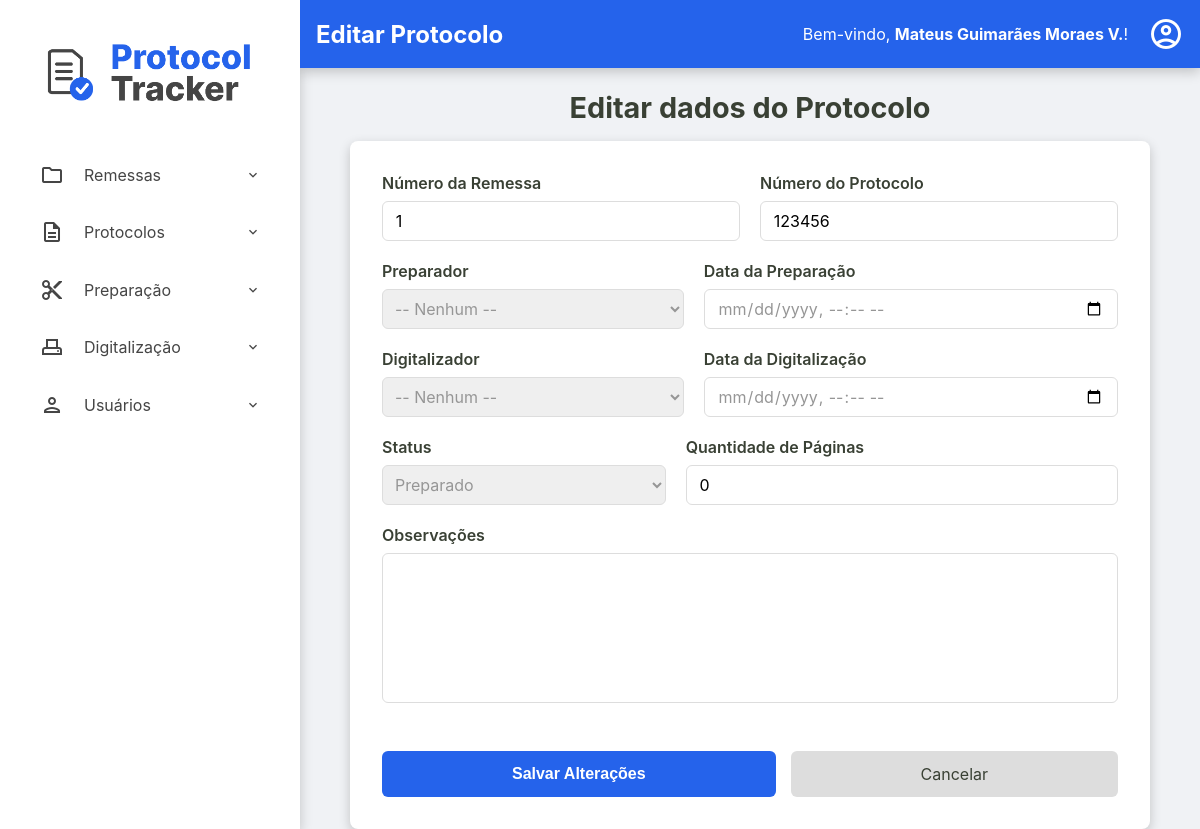
The app's page /admin/remessas/editar-protocolo?id=2adf9658-120d-4e13-8cd3-c9e91c8f26e7 (signed in) with its own data.
### tables this page shows
CREATE TABLE usuarios (
    id INTEGER PRIMARY KEY AUTOINCREMENT,
    nome TEXT NOT NULL,
    email TEXT NOT NULL UNIQUE,
    cpf TEXT NOT NULL UNIQUE,
    hash_senha TEXT NOT NULL,
    permissao TEXT NOT NULL,
    data_criacao TEXT NOT NULL DEFAULT CURRENT_TIMESTAMP,
    status INTEGER NOT NULL DEFAULT 1
  );

CREATE TABLE remessas (
    numero_remessa INTEGER PRIMARY KEY, -- SQLite vai gerenciar o autoincremento aqui
    id TEXT NOT NULL UNIQUE, -- Seu ID de texto continua sendo obrigatório e único
    data_recebimento TEXT NOT NULL,
    data_entrega TEXT NULL,
    status TEXT NOT NULL DEFAULT 'RECEBIDO',
    quantidade_protocolos INTEGER NULL CHECK (quantidade_protocolos >= 0),
    id_administrador INTEGER NOT NULL,
    observacoes TEXT NULL,
    FOREIGN KEY (id_administrador) REFERENCES usuarios (id)
  );

CREATE TABLE protocolos (
    id TEXT PRIMARY KEY,
    id_remessa TEXT NOT NULL,
    numero_protocolo TEXT NOT NULL UNIQUE,
    data_preparacao TEXT NULL,
    id_preparador INTEGER NULL,
    data_digitalizacao TEXT NULL,
    id_digitalizador INTEGER NULL,
    status TEXT NOT NULL DEFAULT 'RECEBIDO',
    quantidade_paginas INTEGER NULL CHECK (quantidade_paginas >= 0),
    observacoes TEXT NULL,
    FOREIGN KEY (id_remessa) REFERENCES remessas (id),
    FOREIGN KEY (id_preparador) REFERENCES usuarios (id),
    FOREIGN KEY (id_digitalizador) REFERENCES usuarios (id)
  );

### src/Controller/Admin/RemessaController.php (called while the page is built, shortened)
<?php
class RemessaController
{
    private ?Usuario $usuario_logado = null;
    public function __construct(
        private RemessaRepository $remessaRepository,
        private RemessaService $remessaService,
        private ProtocoloRepository $protocoloRepository,
        private ProtocoloService $protocoloService,
        private UsuarioRepository $usuarioRepository,
        private DashboardService $dashboardService,
        private UsuarioService $usuarioService
    ) {
        $id_usuario = $_SESSION['usuario_logado_id'] ?? null;
        if ($id_usuario) {
            $this->usuario_logado = $this->usuarioRepository->findById($id_usuario);
        }
    }
    public function exibirEditarProtocolo()
    {
        try {
            $id_protocolo = $_GET['id'] ?? null;
            $protocolo = $this->protocoloRepository->findById($id_protocolo);
            $id_remessa = $protocolo->getIdRemessa();
            $remessa = $this->remessaRepository->findById($id_remessa);
            $titulo_da_pagina = "Editar Protocolo";
            $usuario_logado = $this->usuario_logado;
            require __DIR__ . '/../../../templates/admin/editar-protocolo.php';
        } catch (Exception $e) {
            $this->home($e->getMessage());
        }
    }
}

### src/Repository/UsuarioRepository.php (called while the page is built, shortened)
<?php
class UsuarioRepository implements UsuarioRepositoryInterface
{
    private PDO $connection;
    public function __construct(PDO $connection)
    {
        $this->connection = $connection;
    }
    public function findById(int $id): ?Usuario
    {
        $sqlQuery = "SELECT * FROM usuarios WHERE id = :id;";
        $stmt = $this->connection->prepare($sqlQuery);
        $stmt->bindValue(':id', $id);
        $stmt->execute();
        $dadosUsuario = $stmt->fetch();
        return Usuario::fromArray($dadosUsuario);
    }
}

### src/Model/Usuario.php (called while the page is built, shortened)
<?php
class Usuario {
    public function getNome(): string { return $this->nome; }
    public static function fromArray(array $array): self
    {
        try {
            $data_criacao = isset($array['data_criacao']) ? new DateTimeImmutable($array['data_criacao']) : null;
        } catch (Exception $e) {
            throw new Exception("Falha ao criar data");
        }
        return new self(
            (int) $array['id'],
            $array['nome'],
            $array['email'],
            $array['cpf'],
            $array['hash_senha'],
            $array['permissao'],
            $data_criacao,
            (bool) $array['status']
        );
    }
}

### src/Repository/ProtocoloRepository.php (called while the page is built, shortened)
<?php
class ProtocoloRepository implements ProtocoloRepositoryInterface
{
    private PDO $connection;
    public function __construct(PDO $connection)
    {
        $this->connection = $connection;
    }
    public function findById(string $id): ?Protocolo
    {
        $sqlQuery = "SELECT * FROM protocolos WHERE id = :id;";
        $stmt = $this->connection->prepare($sqlQuery);
        $stmt->bindValue(':id', $id);
        $stmt->execute();
        $dadosProtocolo = $stmt->fetch();
        return Protocolo::fromArray($dadosProtocolo);
    }
}

### src/Model/Protocolo.php (called while the page is built, shortened)
<?php
class Protocolo {
    public function getIdRemessa(): string { return $this->id_remessa; }
    public function getNumeroProtocolo(): string { return $this->numero_protocolo; }
    public function getDataPreparacao(): ?DateTimeImmutable { return $this->data_preparacao; }
    public function getDataDigitalizacao(): ?DateTimeImmutable { return $this->data_digitalizacao; }
    public function getStatus(): string { return $this->status; }
    public function getQuantidadePaginas(): ?int { return $this->quantidade_paginas; }
    public static function fromArray(array $array): self
    {
        try {
            $data_preparacao = isset($array['data_preparacao']) ? new DateTimeImmutable($array['data_preparacao']) :  null;
            $data_digitalizacao = isset($array['data_digitalizacao']) ? new DateTimeImmutable($array['data_digitalizacao']) :  null;
        } catch (Exception $e) {
            throw new Exception("Falha ao criar data");
        }
        return new self(
            $array['id'],
            $array['id_remessa'],
            $array['numero_protocolo'],
            $data_preparacao,
            isset($array['id_preparador']) ? (int) $array['id_preparador'] : null,
            $data_digitalizacao,
            isset($array['id_digitalizador']) ? (int) $array['id_digitalizador'] : null,
            $array['status'],
            isset($array['quantidade_paginas']) ? (int) $array['quantidade_paginas'] : null,
            $array['observacoes'] ?? null,
        );
    }
}

### src/Repository/RemessaRepository.php (called while the page is built, shortened)
<?php
class RemessaRepository implements RemessaRepositoryInterface
{
    private PDO $connection;
    public function __construct(PDO $connection)
    {
        $this->connection = $connection;
    }
    public function findById(string $id): ?Remessa
    {
        $sqlQuery = "SELECT * FROM remessas WHERE id = :id;";
        $stmt = $this->connection->prepare($sqlQuery);
        $stmt->bindValue(':id', $id);
        $stmt->execute();
        $dadosRemessa = $stmt->fetch();
        return Remessa::fromArray($dadosRemessa);
    }
}

### src/Model/Remessa.php (called while the page is built, shortened)
<?php
class Remessa {
    public function getNumeroRemessa(): int { return $this->numero_remessa; }
    public static function fromArray(array $array): self
    {
        try {
            $data_recebimento = new DateTimeImmutable($array['data_recebimento']);
            $data_entrega = isset($array['data_entrega']) ? new DateTimeImmutable($array['data_entrega']) : null;
        } catch (Exception $e) {
            throw new Exception("Falha ao criar data");
        }
        return new self(
            $array['id'],
            (int) $array['numero_remessa'] ?? null,
            $data_recebimento,
            $data_entrega,
            $array['status'],
            isset($array['quantidade_protocolos']) ? (int)$array['quantidade_protocolos'] : null,
            (int)$array['id_administrador'],
            $array['observacoes'] ?? null
        );
    }
}

### templates/admin/editar-protocolo.php (the view, shortened to what this page needs)
<?php require __DIR__ . '/../components/_header.php'; ?>
<h2>Editar dados do Protocolo</h2>
    <form action="/admin/remessas/editar-protocolo" method="post" class="protocolo-form">
        <?php
            $fusoHorarioLocal = new DateTimeZone('America/Campo_Grande');
        ?>
        <div class="form-row">
            <div class="form-group">
                <label for="numero_remessa">Número da Remessa</label>
                <input type="text" id="numero_remessa" name="numero_remessa" value="<?= htmlspecialchars($remessa->getNumeroRemessa()) ?>" readonly>
            </div>
            <div class="form-group">
                <label for="numero_protocolo">Número do Protocolo</label>
                <input type="text" id="numero_protocolo" name="numero_protocolo" required maxlength="6" pattern="\d{6}" value="<?= htmlspecialchars($protocolo->getNumeroProtocolo()) ?>">
            </div>
        </div>
        <div class="form-row">
            <div class="form-group">
                <label for="id_preparador">Preparador</label>
                <select id="id_preparador" name="id_preparador">
                    <option value="">-- Nenhum --</option>
                </select>
            </div>
            <div class="form-group">
                <label for="data_preparacao">Data da Preparação</label>
                <input type="datetime-local" id="data_preparacao" name="data_preparacao" value="<?= $protocolo->getDataPreparacao() ? $protocolo->getDataPreparacao()->setTimezone($fusoHorarioLocal)->format('Y-m-d\TH:i') : '' ?>">
            </div>
        </div>
        <div class="form-row">
            <div class="form-group">
                <label for="id_digitalizador">Digitalizador</label>
                <select id="id_digitalizador" name="id_digitalizador">
                    <option value="">-- Nenhum --</option>
                </select>
            </div>
            <div class="form-group">
                <label for="data_digitalizacao">Data da Digitalização</label>
                <input type="datetime-local" id="data_digitalizacao" name="data_digitalizacao" value="<?= $protocolo->getDataDigitalizacao() ? $protocolo->getDataDigitalizacao()->setTimezone($fusoHorarioLocal)->format('Y-m-d\TH:i') : '' ?>">
            </div>
        </div>
        <div class="form-row">
            <div class="form-group">
                <label for="status">Status</label>
                <select id="status" name="status" required>
                    <option value="PREPARADO" <?= ($protocolo->getStatus() === 'PREPARADO') ? 'selected' : '' ?>>Preparado</option>
                </select>
            </div>
            <div class="form-group">
                <label for="quantidade_paginas">Quantidade de Páginas</label>
                <input type="number" id="quantidade_paginas" name="quantidade_paginas" min="0" value="<?= htmlspecialchars($protocolo->getQuantidadePaginas() ?? '') ?>">
            </div>
        </div>
        <div class="form-group">
            <label for="observacoes">Observações</label>
            <textarea id="observacoes" name="observacoes" rows="3"><?= htmlspecialchars($protocolo->getObservacoes() ?? '') ?></textarea>
        </div>
        <div class="form-actions-edit">
            <button type="submit" class="btn-salvar">Salvar Alterações</button>
            <a href="/admin/remessas/protocolos?id=<?= htmlspecialchars($protocolo->getIdRemessa()) ?>" class="btn-cancelar">Cancelar</a>
        </div>
    </form>
<?php require __DIR__ . '/../components/_footer.php'; ?>

### templates/components/_content-header.php (shortened to what this page needs)
<div class="content-header">
    <div class="header-title">
        <h2><?= isset($titulo_da_pagina) ? htmlspecialchars($titulo_da_pagina) : 'Página sem Título' ?></h2>
    </div>
    <div class="logout">
        <?php if (isset($usuario_logado) && $usuario_logado): ?>
            <div class="welcome-message">
                <span>Bem-vindo, <strong><?= htmlspecialchars($usuario_logado->getNome()) ?></strong>!</span>
            </div>
            <div class="dropdown">
                <a href="#" id="user-menu-toggle" class="action-icon" title="Opções do Usuário">
                    <span class="material-icons-outlined">account_circle</span>
                </a>
            </div>
        <?php endif; ?>
    </div>
</div>

### public/assets/css/style.css (style rules this page uses)
:root { --cor-fundo-sidebar: #ffffff; --cor-fundo-sidebar-hover: #f2f6ff; --cor-fontes-sidebar: #454545; --cor-fundo-header: #2563eb; --cor-fontes-header: #ffffff; --cor-bordas: #ddd; --cor-fundo-body: #f0f2f5; --cor-fontes-body: #394034; --cor-fundo-sidebar-active: #dbe6ff; --cor-fontes-sidebar-active: #2563eb; --cor-bordas-focus: #80bdff; --cor-fontes-main-button: #ffffff; --cor-main-button: #2563eb; --cor-fontes-cards: #696969; --cor-icones-header: #969696; --cor-icones-header-hover: #007bff; --cor-primaria-erro: #ff2c2c; }
* { margin: 0; padding: 0; box-sizing: border-box; }
body { font-family: -apple-system, BlinkMacSystemFont, 'Segoe UI', Roboto, 'Helvetica Neue', Arial, sans-serif; background-color: var(--cor-fundo-body); color: var(--cor-fontes-body); display: flex; flex-direction: column; min-height: 100vh; }
a { text-decoration: none; }
.content-header { width: 100%; margin: 0 auto 1.4rem auto; display: flex; justify-content: space-between; align-items: center; background-color: var(--cor-fundo-header); color: var(--cor-fontes-header); box-shadow: 0 4px 12px rgba(0,0,0,0.2); padding: 1rem; }
.content-header span { color: var(--cor-fontes-header); }
.action-icon { color: var(--cor-icones-header); transition: color 0.2s; display: flex; align-items: center; }
.action-icon .material-icons-outlined { font-size: 36px; }
.conteudo-principal h2, .conteudo-principal p { text-align: center; max-width: 800px; width: 100%; }
.conteudo-principal h2 { font-size: 1.8rem; color: var(--cor-fontes-body); margin-bottom: 1.0rem; align-self: center; }
.protocolo-form { max-width: 800px; width: 100%; background-color: var(--cor-fundo-sidebar); padding: 2rem; border-radius: 8px; box-shadow: 0 4px 12px rgba(0,0,0,0.2); margin: 0 auto; display: flex; flex-direction: column; gap: 20px; }
.form-row { display: flex; gap: 20px; }
.form-group { flex-grow: 1; }
.form-group label { width: 100%; display: block; font-weight: 600; margin-bottom: 0.5rem; }
.form-group input[type="text"], .form-group input[type="number"], .form-group input[type="email"], .form-group input[type="password"], .form-group textarea { width: 100%; height: 40px; padding: 0.8rem; border: 1px solid var(--cor-bordas); border-radius: 6px; font-size: 1rem; font-family: inherit; transition: border-color 0.2s, box-shadow 0.2s; }
.form-group input[type="date"], .form-group input[type="datetime-local"], .form-group input[type="month"], .form-group select { width: 100%; height: 40px; padding: 0.8rem; color: var(--cor-icones-header); border: 1px solid var(--cor-bordas); border-radius: 6px; font-size: 1rem; font-family: inherit; transition: border-color 0.2s, box-shadow 0.2s; }
.form-group select { padding: 0.5rem; }
.form-group textarea { min-height: 150px; }
textarea { resize: none; }
.material-icons-outlined { vertical-align: middle; }
.form-actions-edit { display: flex; gap: 15px; margin-top: 1.5rem; }
.btn-salvar, .btn-cancelar { display: inline-flex; justify-content: center; align-items: center; flex-grow: 1; padding: 0.8rem 1.5rem; font-size: 1rem; border: none; border-radius: 6px; cursor: pointer; transition: background-color 0.2s; text-decoration: none; }
.btn-salvar { background-color: var(--cor-main-button); color: var(--cor-fontes-main-button); font-weight: bold; }
.btn-cancelar { background-color: var(--cor-bordas); color: var(--cor-fontes-body); }
.dropdown { position: relative; display: inline-block; }
.logout { display: flex; align-items: center; justify-content: center; gap: 20px; }

### records on screen
usuarios: nome "Mateus Guimarães Moraes V."
remessas: numero_remessa "1"
protocolos: numero_protocolo "123456", status "Preparado", quantidade_paginas "0"

### other values on screen
$titulo_da_pagina "Editar Protocolo"
